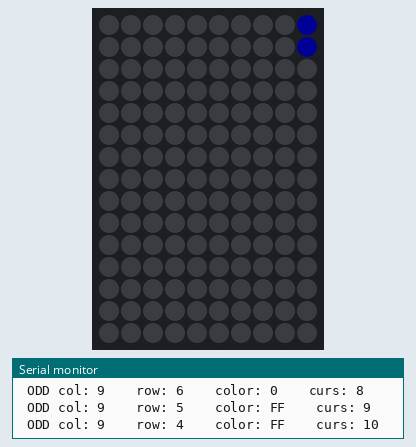
This sketch was run on a simulated Arduino Uno, built with avr-gcc and run on an emulated ATmega328P. Shown: 10×15 RGB LED matrix (first LED top left, wired row by row), the last lines printed to the serial monitor. Dim RGB values are drawn brighter than linear.

Above: at 0.2 s.
At 0.8 s:
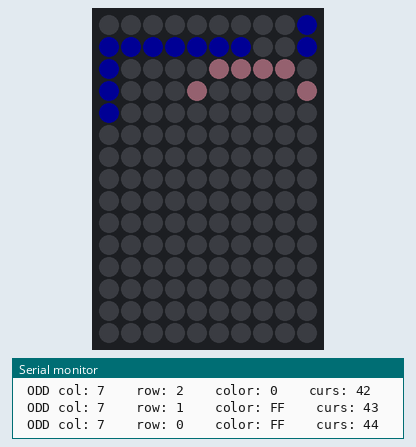
At 1.3 s:
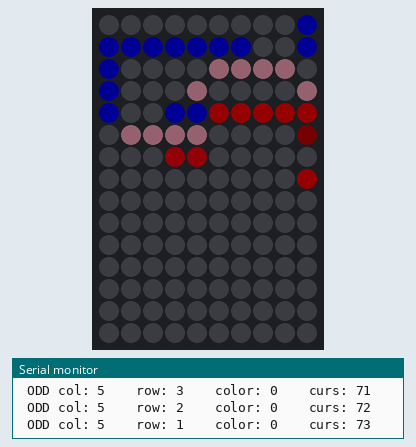
At 1.9 s:
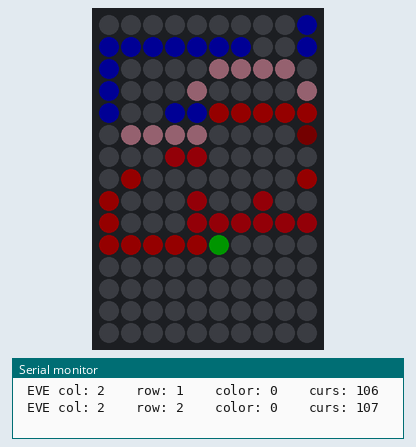
At 2.7 s:
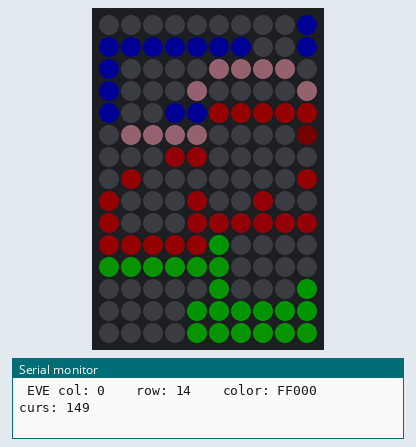

The sketch:

tweetrix.ino
```cpp
#define PIN 13        // пин DI
#define NUM_LEDS 150   // число диодов
#include "Adafruit_NeoPixel.h"
Adafruit_NeoPixel strip = Adafruit_NeoPixel(NUM_LEDS, PIN, NEO_GRB + NEO_KHZ800);

int rows = 15;    //rows number in led matrix
int columns = 10;  //columns number in led matrix
uint32_t color;
uint32_t picture[ 15 ][ 10 ] = {
  { 0x00ff00, 0x00ff00, 0x00ff00, 0xff0000, 0x000000, 0x000000, 0xff0000, 0x0000ff, 0x0000ff, 0x0000ff },
  { 0x000000, 0x00ff00, 0x000000, 0xff0000, 0x000000, 0x000000, 0xff0000, 0x0000ff, 0x0000ff, 0x0000ff },
  { 0x000000, 0x00ff00, 0x000000, 0xff0000, 0x000000, 0x000000, 0xff0000, 0x000000, 0x0000ff, 0x000000 },
  { 0x000000, 0x00ff00, 0x000000, 0xff0000, 0xff0000, 0x000000, 0xff0000, 0x000000, 0x0000ff, 0x000000 },
  { 0x000000, 0x00ff00, 0x000000, 0xff0000, 0x000000, 0xff0000, 0xff0000, 0x0000ff, 0x0000ff, 0x0000ff },
  { 0x000000, 0x00ff00, 0x000000, 0xff0000, 0xff0000, 0x000000, 0xf0000, 0x0000ff, 0x0000ff, 0x0000ff },
  { 0x000000, 0x000000, 0x000000, 0x000000, 0x000000, 0x000000, 0x000000, 0x000000, 0x000000, 0x000000 },
  { 0x000000, 0x000000, 0x000000, 0x000000, 0x000000, 0x000000, 0x000000, 0x000000, 0x000000, 0x000000 },
  { 0x000000, 0x000000, 0x000000, 0x000000, 0x000000, 0x000000, 0x000000, 0x000000, 0x000000, 0x000000 },
  { 0x0ff000, 0x0ff000, 0x0ff000, 0xf0000f, 0xf0000f, 0x000000, 0x000000, 0xffa0c0, 0x000000, 0x000000 },
  { 0x0ff000, 0x000000, 0x0ff000, 0xf0000f, 0x000000, 0xf0000f, 0xffa0c0, 0x000000, 0xffa0c0, 0x000000 },
  { 0x0ff000, 0x000000, 0x0ff000, 0xf0000f, 0x000000, 0xf0000f, 0xffa0c0, 0x000000, 0xffa0c0, 0x000000 },
  { 0x0ff000, 0x000000, 0x0ff000, 0xf0000f, 0xf0000f, 0x000000, 0xffa0c0, 0x000000, 0xffa0c0, 0x000000 },
  { 0x0ff000, 0x000000, 0x0ff000, 0xf0000f, 0x000000, 0x000000, 0xffa0c0, 0x000000, 0xffa0c0, 0x000000 },
  { 0x0ff000, 0x000000, 0x0ff000, 0xf0000f, 0x000000, 0x000000, 0x000000, 0xffa0c0, 0x000000, 0x000000 },
  };   // array for picture


uint32_t picture1[ 15 ][ 10 ] = {
  { 0x000000, 0xff0000, 0x000000, 0x000000, 0xff0000, 0x000000, 0x000000, 0x000000, 0xff0000, 0x000000 },
  { 0xff0000, 0x000000, 0xff0000, 0x000000, 0xff0000, 0x000000, 0x000000, 0xff0000, 0x000000, 0xff0000 },
  { 0xff0000, 0x000000, 0xff0000, 0x000000, 0xff0000, 0x000000, 0x000000, 0xff0000, 0xff0000, 0xff0000 },
  { 0x000000, 0xff0000, 0x000000, 0x000000, 0xff0000, 0xff0000, 0x000000, 0xff0000, 0x000000, 0xff0000 },
  { 0x000000, 0x000000, 0x000000, 0x000000, 0x000000, 0x000000, 0x000000, 0x000000, 0x000000, 0x000000 },
  { 0x000000, 0x000000, 0x000000, 0x000000, 0x000000, 0x000000, 0x000000, 0x000000, 0x000000, 0x000000 },
  { 0x000000, 0x000000, 0x000000, 0x000000, 0x000000, 0x000000, 0x000000, 0x000000, 0x000000, 0x000000 },
  { 0x000000, 0x000000, 0x000000, 0x000000, 0x000000, 0x000000, 0x000000, 0x000000, 0x000000, 0x000000 },
  { 0x000000, 0x000000, 0xff0000, 0xff0000, 0x000000, 0xff0000, 0xff0000, 0x000000, 0x000000, 0x000000 },
  { 0x000000, 0xff0000, 0x000000, 0x000000, 0xff0000, 0x000000, 0x000000, 0xff0000, 0x000000, 0x000000 },
  { 0x000000, 0xff0000, 0x000000, 0x000000, 0x000000, 0x000000, 0x000000, 0xff0000, 0x000000, 0x000000 },
  { 0x000000, 0xff0000, 0x000000, 0x000000, 0x000000, 0x000000, 0x000000, 0xff0000, 0x000000, 0x000000 },
  { 0x000000, 0x000000, 0xff0000, 0x000000, 0x000000, 0x000000, 0xff0000, 0x000000, 0x000000, 0x000000 },
  { 0x000000, 0x000000, 0x000000, 0xff0000, 0x000000, 0xff0000, 0x000000, 0x000000, 0x000000, 0x000000 },
  { 0x000000, 0x000000, 0x000000, 0x000000, 0xff0000, 0x000000, 0x000000, 0x000000, 0x000000, 0x000000 }
  };   // array for picture


void setup() {
  // put your setup code here, to run once:
  Serial.begin(115200); // Open serial monitor at 115200 baud to see ping results.

  strip.begin();
  strip.setBrightness(20);    // яркость, от 0 до 255
  strip.clear();                          // очистить
  strip.show();                           // отправить на ленту


//start wifi TBD
//start WebClient TBD   or web client. have no idea at this point


//
//          strip.setPixelColor(1, 0x0000ff);          // paint white
//          strip.show();                                                  // send to strip
//          delay(100);          strip.setPixelColor(2, 0xff0000);          // paint white
//          strip.show();                                                  // send to strip
//          delay(100);          strip.setPixelColor(3, 0x00ff00);          // paint white
//          strip.show();                                                  // send to strip
//          delay(100);          strip.setPixelColor(0, 0xff0000);          // paint white
//          strip.show();                                                  // send to strip
//          delay(100);


//parse and print


int icursor = 0;                                                        //this cursor will incrementally slide thru the strip while main loops go thru matrix rows by colums


for (int icolumn = columns-1; icolumn>=0; icolumn--) {                       //x axis l starting from last column

  if ((icolumn % 2) != 0) {                                                  //if column number is ODD - read columns from   BOTTOM TO TOP
      for (int irow = rows-1; irow >=0; irow--) {                        //y axis  looping rows


          //strip.setPixelColor(icursor, 0xff00ff);     // paint white

          strip.setPixelColor(icursor, picture[irow][icolumn]);
          strip.show();                                                  // send to strip
          delay(10);


          //debug
          if ((icolumn % 2) == 0) Serial.print(" EVE ") ;
          if ((icolumn % 2) != 0)  Serial.print(" ODD ");
          Serial.print("col: ");     Serial.print(icolumn);
          Serial.print("    row: "); Serial.print(irow);
          Serial.print("    color: "); Serial.print(picture[irow][icolumn], HEX);
          Serial.print("    curs: "); Serial.println(icursor);

           icursor++;
      }

    } else {                                       //if column number is EVEN - read columns from  TOP to BOTTOM    fill TOP BOTTOM
          for (int irow = 0; irow <rows; irow++){


      //    strip.setPixelColor(icursor, 0x0000ff);     // paint white

          strip.setPixelColor(icursor, picture[irow][icolumn]);
          strip.show();                         // send to strip
          delay(10);


          //debug
          if ((icolumn % 2) == 0) Serial.print(" EVE ") ;
          if ((icolumn % 2) != 0)  Serial.print(" ODD ");
          Serial.print("col: ");     Serial.print(icolumn);
          Serial.print("    row: "); Serial.print(irow);
          Serial.print("    color: "); Serial.print(picture[irow][icolumn], HEX);
           Serial.print("    curs: "); Serial.println(icursor);

           icursor++;
      }
    }

}


}

void loop() {


  //if changed

  // parse and print


/*examples
  // заливаем трёмя цветами плавно
  for (int i = 0; i < NUM_LEDS / 3; i++ ) {   // от 0 до первой трети
    strip.setPixelColor(i, 0xff0000);     // залить красным
    strip.show();                         // отправить на ленту
    delay(100);
  }
  for (int i = NUM_LEDS / 3; i < NUM_LEDS * 2 / 3; i++ ) {   // от 1/3 до 2/3
    strip.setPixelColor(i, 0x00ff00);     // залить зелёным
    strip.show();                         // отправить на ленту
    delay(100);
  }
  for (int i = NUM_LEDS * 2 / 3; i < NUM_LEDS; i++ ) {   // от 2/3 до конца
    strip.setPixelColor(i, 0x0000ff);     // залить синим
    strip.show();                         // отправить на ленту
    delay(100);
  }
  delay(1000);
  // заливаем белым
  for (int i = 0; i < NUM_LEDS; i++ ) {   // всю ленту
    strip.setPixelColor(i, 0xffffff);     // залить белым
    strip.show();                         // отправить на ленту
    delay(10);
  }
  delay(1000);
  // заливаем чёрным
  for (int i = 0; i < NUM_LEDS; i++ ) {   // всю ленту
    strip.setPixelColor(i, 0x000000);     // залить чёрным
    strip.show();                         // отправить на ленту
    delay(10);
  }
  delay(1000);
  // включаем случайные диоды жёлтым
  for (int i = 0; i < 50; i++ ) {         // 50 раз
    strip.setPixelColor(random(0, NUM_LEDS), 0xffff00);     // залить жёлтым
    strip.show();                         // отправить на ленту
    delay(500);
  }
*/


}
```
